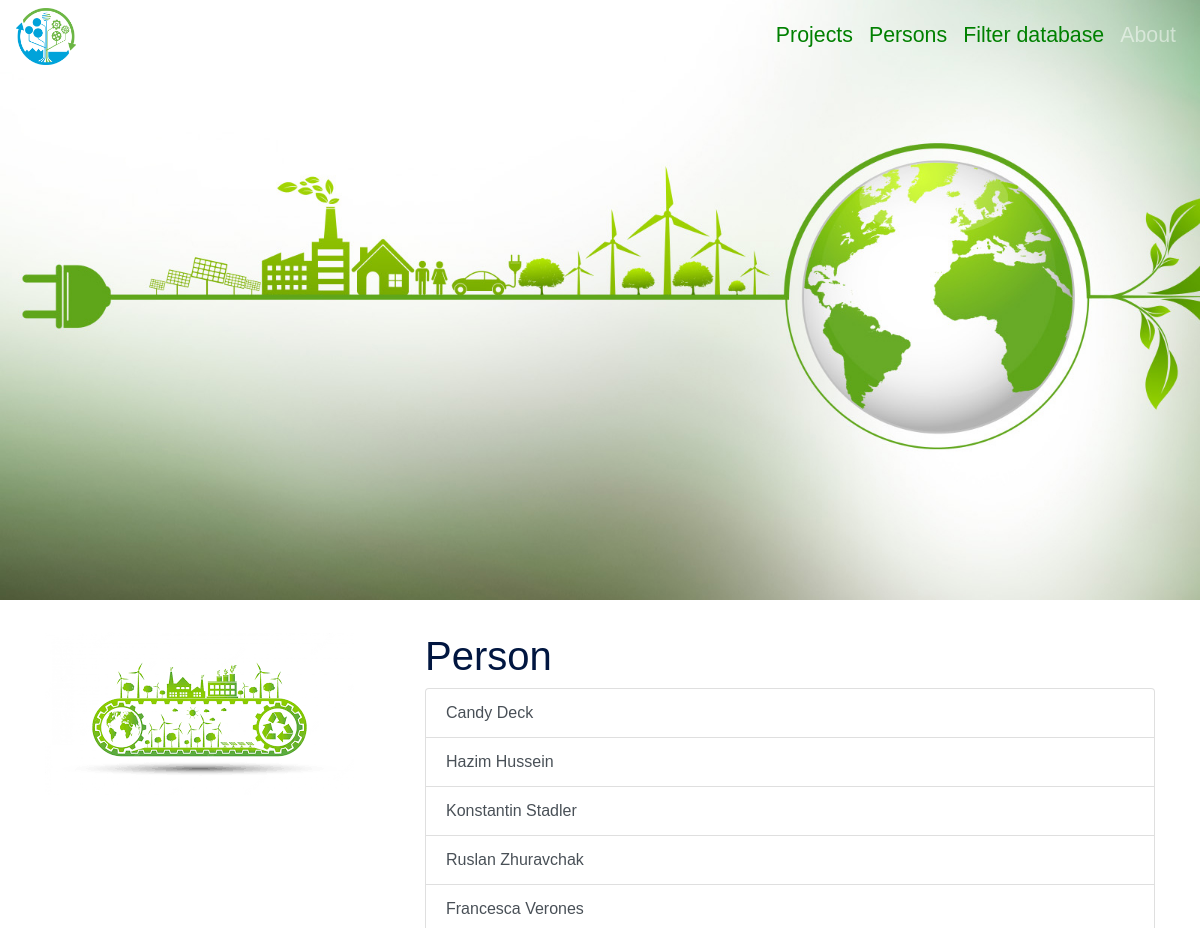
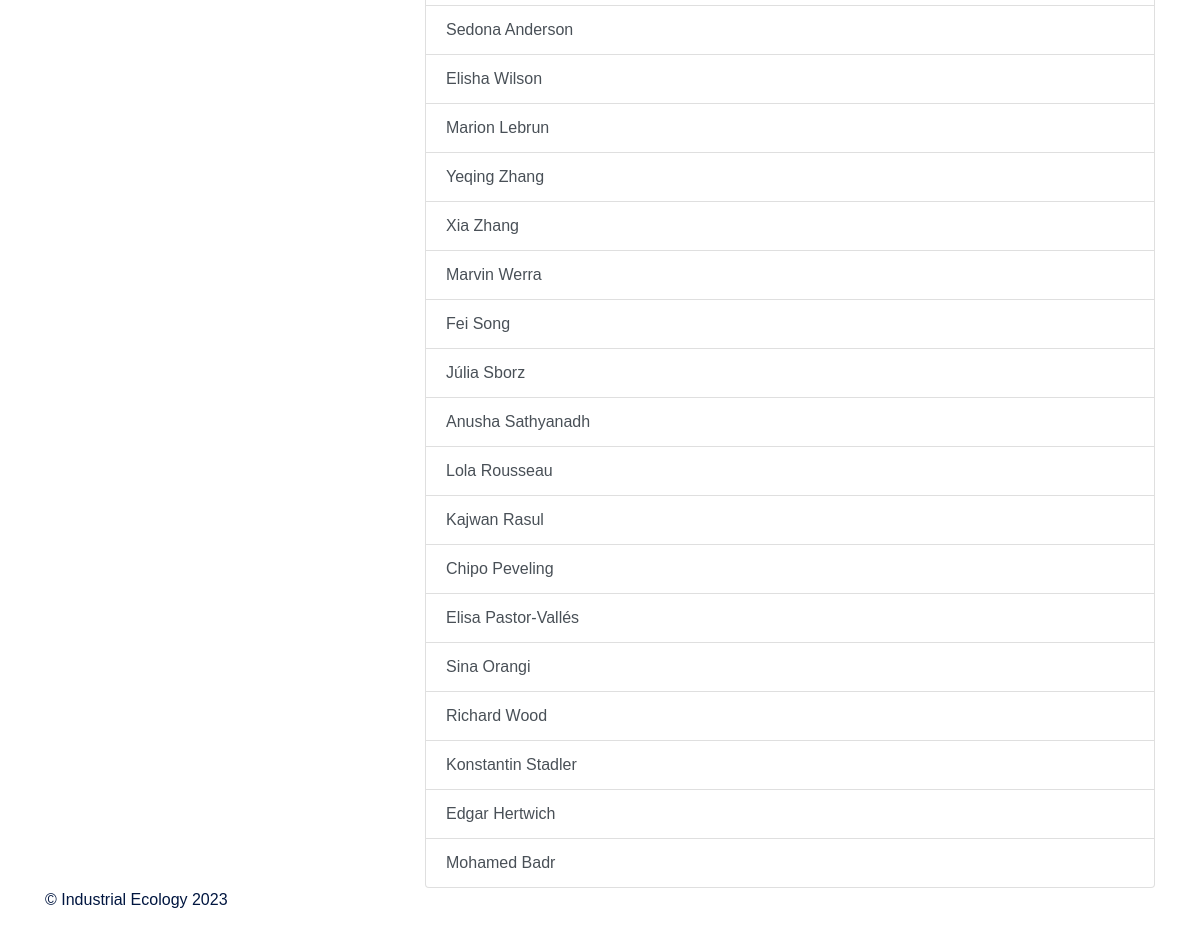
Page /persons on the committed database (2 pictures, top to bottom).
### app_indecol/models.py (models this page shows)
class Person(models.Model):
    first_name = models.CharField(
        unique=False,
        null=False,
        blank=False,
        max_length=50
    )
    middle_name = models.CharField(
        unique=False,
        null=True,
        blank=True,
        max_length=50
    )
    last_name = models.CharField(
        unique=False,
        null=False,
        blank=False,
        max_length=50
    )
    start_date= models.DateField(
        null = False,
        blank=False
    )
    end_date= models.DateField(
        null=True,
        blank = True
    )
    role = models.CharField(choices = role_choices,
                            max_length=50)
    def __str__(self):
        return self.first_name + ' ' + self.last_name

### app_indecol/views.py (the view)
# urls.py: path('persons', views.persons, name = 'persons'),
def persons(request):
    all_persons= models.Person.objects.all()
    return render(request,'persons.html',{'persons': all_persons})

### app_indecol/templates/persons.html (shortened to what this page needs)
{% extends 'base.html' %}
{%block content%}
<h1>Person</h1>
<ul class = "list-group">
{%for person in persons%}
    <a class = "list-group-item list-group-item-action" href = " {% url 'person_details' person.id %}">
        {{person}}
    </a>
{%endfor%}
</ul>
{%endblock content%}

### rows in the picture
Person: first_name+last_name "Candy Deck"
Person: first_name+last_name "Hazim Hussein"
Person: first_name+last_name "Konstantin Stadler"
Person: first_name+last_name "Ruslan Zhuravchak"
Person: first_name+last_name "Francesca Verones"
Person: first_name+last_name "Sedona Anderson"
Person: first_name+last_name "Elisha Wilson"
Person: first_name+last_name "Marion Lebrun"
Person: first_name+last_name "Yeqing Zhang"
Person: first_name+last_name "Xia Zhang"
Person: first_name+last_name "Marvin Werra"
Person: first_name+last_name "Fei Song"
Person: first_name+last_name "Júlia Sborz"
Person: first_name+last_name "Anusha Sathyanadh"
Person: first_name+last_name "Lola Rousseau"
Person: first_name+last_name "Kajwan Rasul"
Person: first_name+last_name "Chipo Peveling"
Person: first_name+last_name "Elisa Pastor-Vallés"
Person: first_name+last_name "Sina Orangi"
Person: first_name+last_name "Richard Wood"
Person: first_name+last_name "Konstantin Stadler"
Person: first_name+last_name "Edgar Hertwich"
Person: first_name+last_name "Mohamed Badr"
